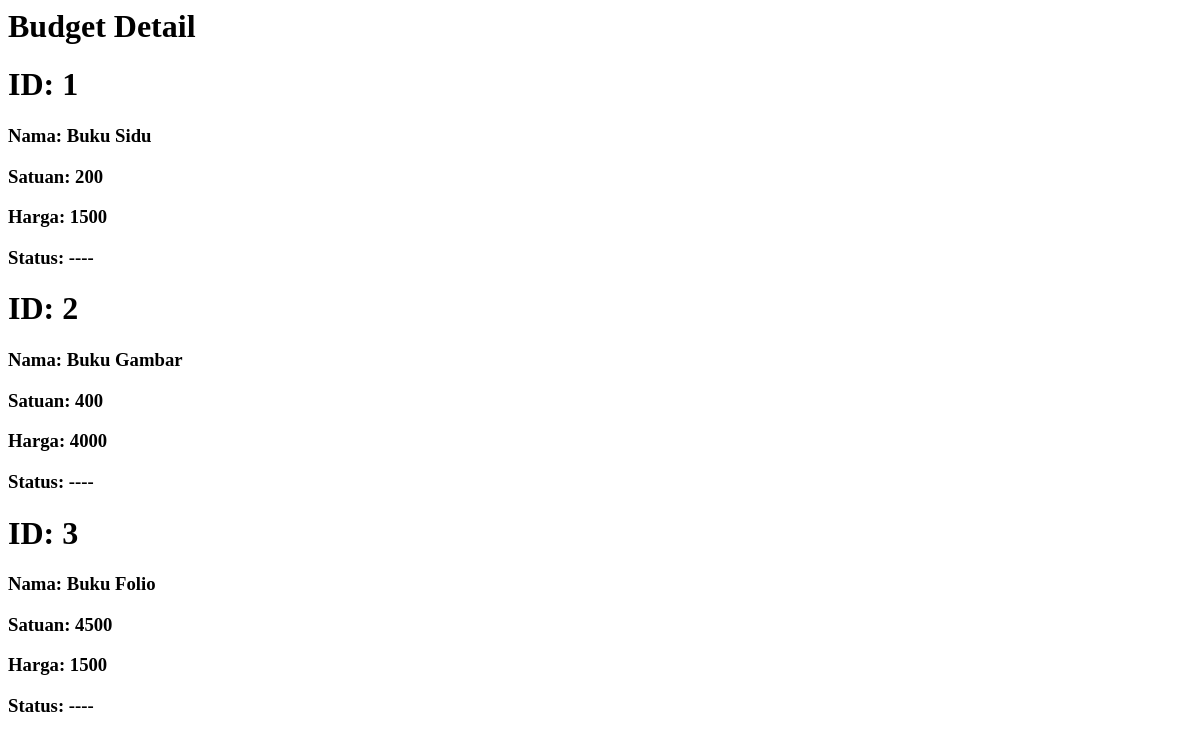
/ebudget/budget_detail/, run on an earlier commit of the app's database.
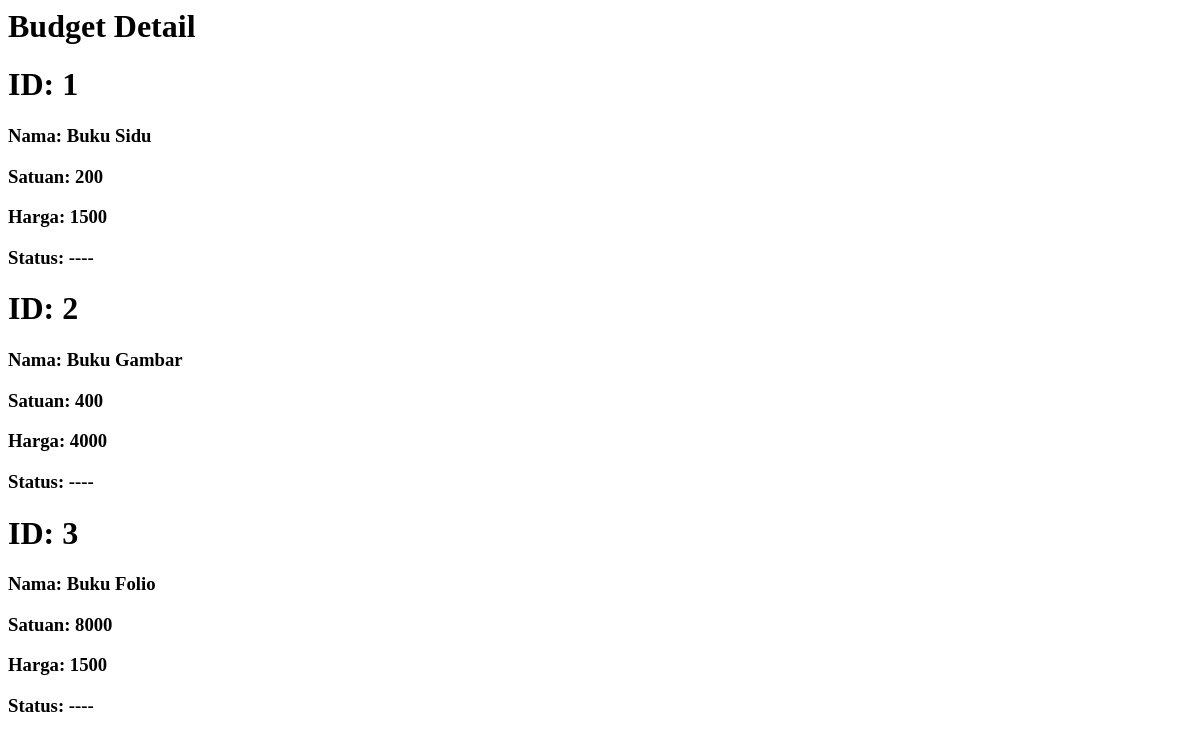
And on a later commit of the database.
### budget/models.py (models this page shows, shortened)
class Budget(models.Model):
    nama = models.CharField(max_length=200)
    harga = models.IntegerField()
    satuan = models.IntegerField()
    status = models.CharField(max_length=50,default="----")

### budget/views.py (the view)
# urls.py: path('budget_detail/',views.all_budget,name='all_budget'),
def all_budget(request):
    budget_list = Budget.objects.all()
    context = { 'Budgets' : budget_list }
    return render(request,'budget_detail.html',context)

### budget/templates/budget_detail.html
<h1>Budget Detail</h1>
{% for t in Budgets %}
    <h1>ID: {{t.id}}</h1>
    <h3>Nama: {{t.nama}}</h3>
    <h3>Satuan: {{t.satuan}}</h3>
    <h3>Harga: {{t.harga}}</h3>
    <h3>Status: {{t.status}}</h3>
{% endfor %}

What changed in the data, as far as the page shows it:
changed Budget "Buku Folio": satuan "4500" → "8000"
